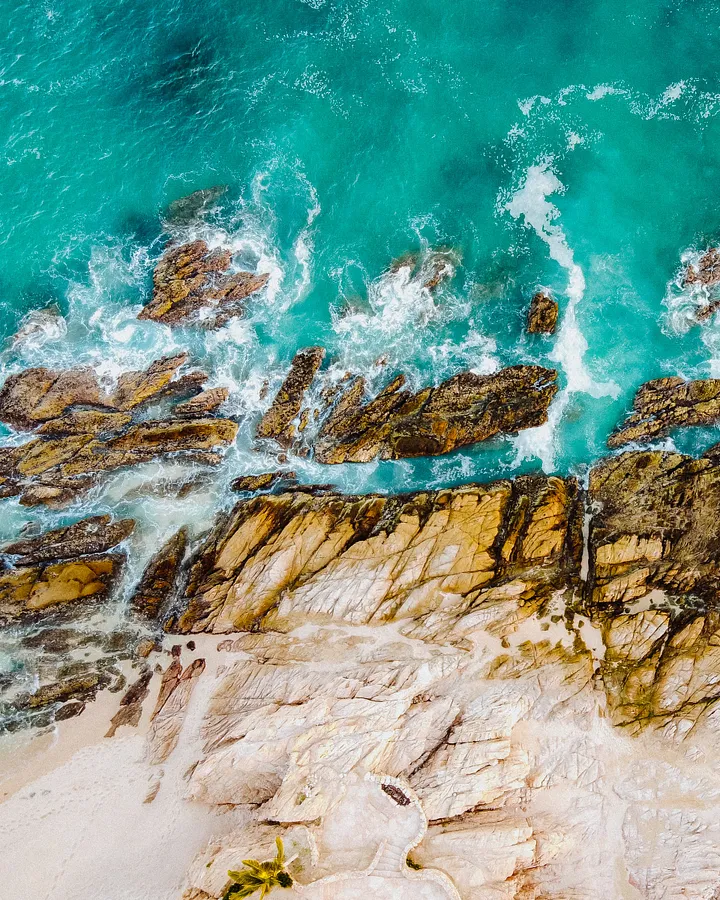
#> input picture basic/testimage.jpeg, 720 x 900 px
$ python crop.py
#> lines starting #> are read from the running program, lines starting #| are printed output that depends on the picture
import cv2
import numpy as np
image= cv2.imread('testimage.jpeg')
#> image is the input picture: shape (900, 720, 3); mean B, G, R 140.8, 153.8, 116.1
resized_img= image[15:170, 20:200]
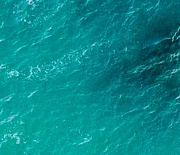
#> resized_img: shape (155, 180, 3); mean B, G, R 137.9, 135.6, 6.6
cv2.imshow("Resize", resized_img)
cv2.waitKey(0)
